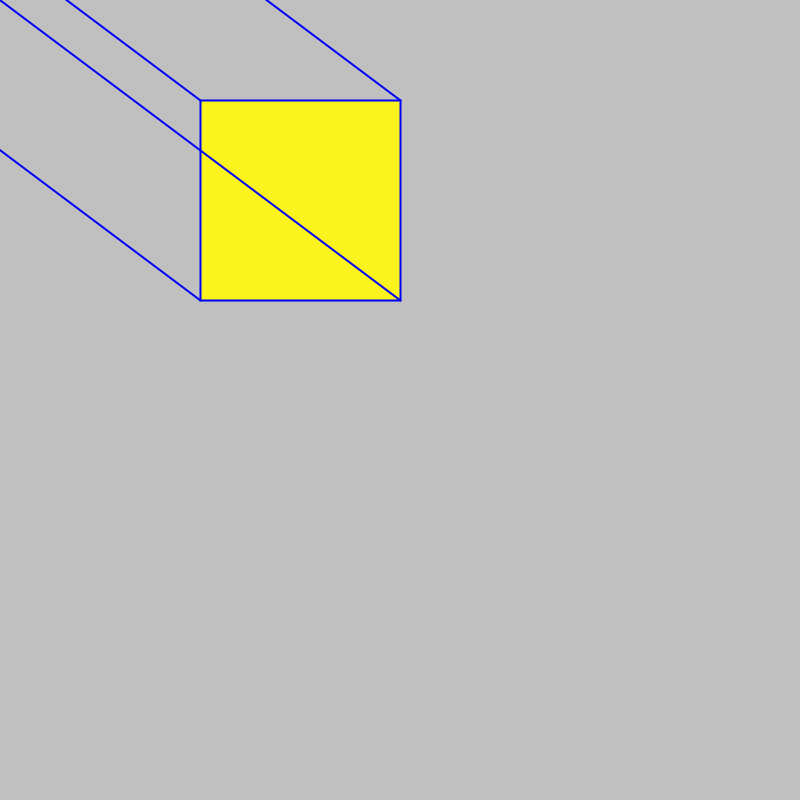
Frame 1 (no input)
Frame 60 (the mouse pressed at the canvas centre just before this capture): identical to frame 1, image omitted
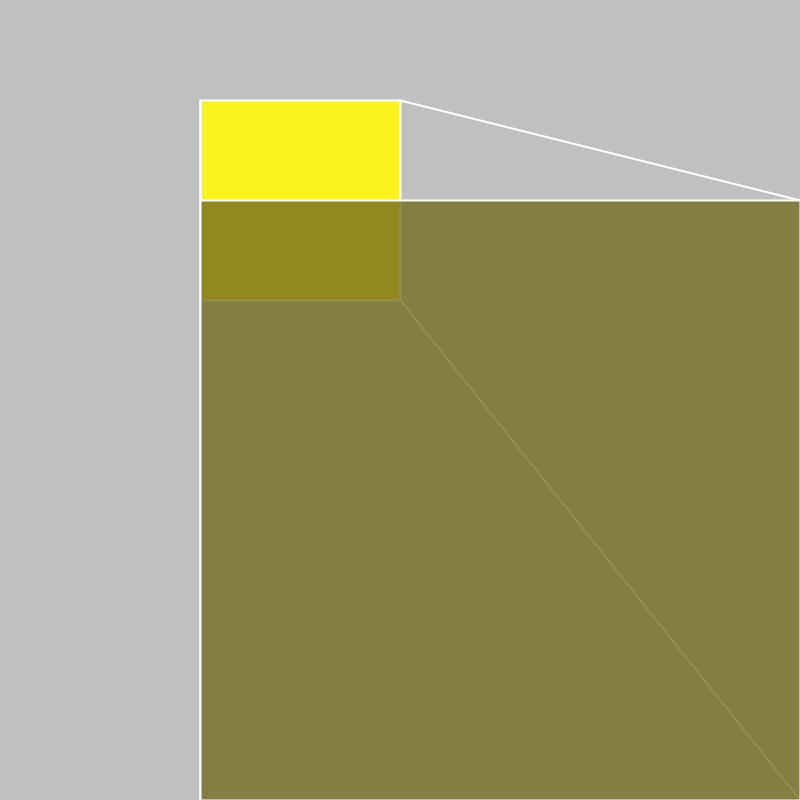
Frame 120 (the mouse held since frame 60 and released just before this capture)

The Processing sketch that drew these frames (run headless with seeded random() and noise(); from frame 60 on, the mouse is pressed at the canvas centre):

// Processing sketch: processing_113222
// ── processing_113222.pde

void setup(){
  size(800,800);
  
}

void draw(){
  background(192);
  fill(#FAF31E);
  strokeWeight(2);
  stroke(mouseX,mouseY,250);
  rect(width/4,100,200,200);
  
  line(width/2,300,mouseX+mouseX,mouseY+mouseY);
  
  line(width/4,100,mouseX-200,mouseY-200);
  
  line(width/2,100,mouseX+mouseX,mouseY-200);
  
  line(width/4,300,mouseX-200,mouseY+mouseY);
  
  fill(116,109,33,200);
  //strokeWeight(5);
  //stroke(30,35,250);
  rect(mouseX-200,mouseY-200,mouseX+200,mouseY+200);
  
 

  

  println(mouseX + " " + mouseY);  
}
